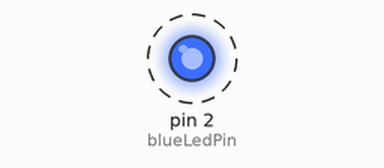
A sketch run on a simulated Arduino Uno, built with avr-gcc and run on an emulated ATmega328P. Shown: output pins drawn as LEDs (lit = HIGH). Dashed ring = blinking. What the sketch prints to the serial monitor is not drawn.

Above: at 0.5 s.
Timing chart, 0 to 4.6 s (numbered marks = the images above):
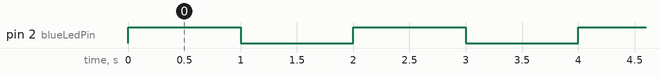

The sketch:

ESP32_Blink.ino
```cpp
#define blueLedPin 2 // This is not the same pin as Arduino uno

void setup() {
  // initialize digital pin LED_BUILTIN as an output.
  pinMode(blueLedPin, OUTPUT);
  Serial.begin(9600);
}

// the loop function runs over and over again forever
void loop() {
  digitalWrite(blueLedPin, HIGH);  // turn the LED on (HIGH is the voltage level)
  Serial.println("ON");
  delay(1000);                      // wait for a second
  digitalWrite(blueLedPin, LOW);   // turn the LED off by making the voltage LOW
  Serial.println("OFF");
  delay(1000);                      // wait for a second
}
```

Measured:
- by itself, pin 2 (blueLedPin): alternates HIGH for 1.0 s and LOW for 1.0 s
